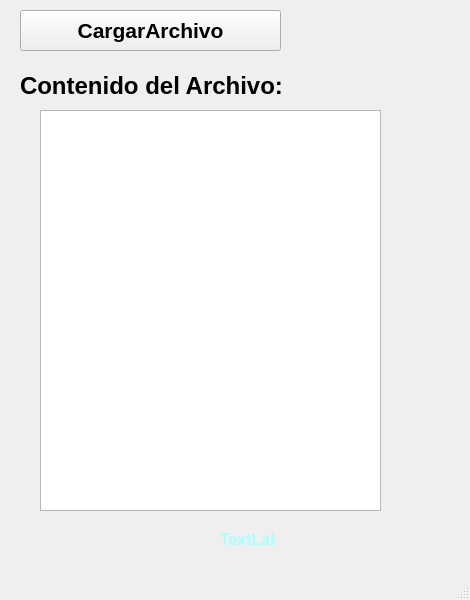
<?xml version="1.0" encoding="UTF-8"?>
<ui version="4.0">
 <class>MainWindow</class>
 <widget class="QMainWindow" name="MainWindow">
  <property name="geometry">
   <rect>
    <x>0</x>
    <y>0</y>
    <width>470</width>
    <height>600</height>
   </rect>
  </property>
  <property name="windowTitle">
   <string>MainWindow</string>
  </property>
  <widget class="QWidget" name="centralwidget">
   <widget class="QTextEdit" name="textEdit">
    <property name="geometry">
     <rect>
      <x>40</x>
      <y>110</y>
      <width>341</width>
      <height>401</height>
     </rect>
    </property>
    <property name="font">
     <font>
      <pointsize>12</pointsize>
     </font>
    </property>
   </widget>
   <widget class="QLabel" name="label">
    <property name="geometry">
     <rect>
      <x>20</x>
      <y>60</y>
      <width>411</width>
      <height>51</height>
     </rect>
    </property>
    <property name="font">
     <font>
      <pointsize>18</pointsize>
      <weight>75</weight>
      <bold>true</bold>
     </font>
    </property>
    <property name="text">
     <string>Contenido del Archivo:</string>
    </property>
   </widget>
   <widget class="QPushButton" name="btn_cargar">
    <property name="geometry">
     <rect>
      <x>20</x>
      <y>10</y>
      <width>261</width>
      <height>41</height>
     </rect>
    </property>
    <property name="font">
     <font>
      <pointsize>16</pointsize>
      <weight>75</weight>
      <bold>true</bold>
     </font>
    </property>
    <property name="text">
     <string>CargarArchivo</string>
    </property>
   </widget>
   <widget class="QLabel" name="label_2">
    <property name="geometry">
     <rect>
      <x>220</x>
      <y>530</y>
      <width>56</width>
      <height>16</height>
     </rect>
    </property>
    <property name="text">
     <string>&lt;html&gt;&lt;head/&gt;&lt;body&gt;&lt;p&gt;&lt;span style=&quot; font-size:12pt; font-weight:600; color:#aaffff;&quot;&gt;TextLabel&lt;/span&gt;&lt;/p&gt;&lt;/body&gt;&lt;/html&gt;</string>
    </property>
   </widget>
  </widget>
  <widget class="QMenuBar" name="menubar">
   <property name="geometry">
    <rect>
     <x>0</x>
     <y>0</y>
     <width>470</width>
     <height>26</height>
    </rect>
   </property>
  </widget>
  <widget class="QStatusBar" name="statusbar"/>
 </widget>
 <resources/>
 <connections/>
</ui>
